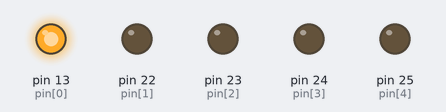
Bench run of a sketch on a simulated Arduino Mega 2560, built with avr-gcc and run on an emulated ATmega2560. Shown: output pins drawn as LEDs (lit = HIGH).

Above: at 5.4 s.
At 13.9 s:
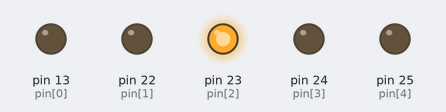
At 18.4 s:
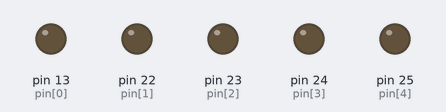
At 20.4 s:
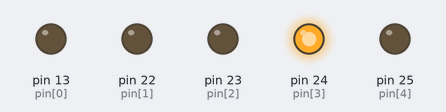
At 27.9 s:
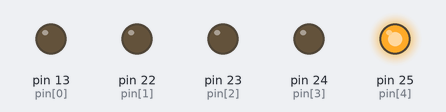
At 32.4 s:
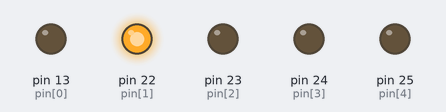
Timing chart, 0 to 36.4 s (numbered marks = the images above):
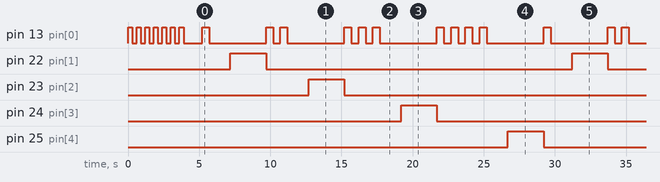

The sketch:

rele_ventilador.ino
```cpp
int pin[5] = {13,22,23,24,25};
int cnt;

void setup() {
  for(cnt = 0; cnt < 5; cnt++) {
    pinMode(pin[cnt], OUTPUT);
  }

  // Blink Led before start
  blink(pin[0], 7, 600);
  delay(1000);

  for(cnt = 0; cnt < 5; cnt++)
    digitalWrite(pin[cnt], LOW); // desliga tudo
}

void loop() {
  for(cnt = 0; cnt < 4; cnt++) {
    blink(pin[0], cnt+1, 1000);
    delay(1000);
    digitalWrite(pin[cnt+1], HIGH);
    delay(2500);
    digitalWrite(pin[cnt+1], LOW);
  }

}

//  blinks an LED
void blink(int whatPin, int howManyTimes, int milliSecs) {
  int i = 0;
  for ( i = 0; i < howManyTimes; i++) {
    digitalWrite(whatPin, HIGH);
    delay(milliSecs/2);
    digitalWrite(whatPin, LOW);
    delay(milliSecs/2);
  }
}
```

Measured:
- by itself, pin 13 (pin[0]): HIGH → LOW at 0.30 s, → HIGH 0.30 s later, → LOW 0.30 s later, → HIGH 0.30 s later, … (116 changes in this stretch)
- by itself, pin 22 (pin[1]), pin 23 (pin[2]), pin 24 (pin[3]), pin 25 (pin[4]): alternates HIGH for 2.5 s and LOW for 21.5 s
- by itself, everything shown: repeats every 24.0 s, in 25 steps
